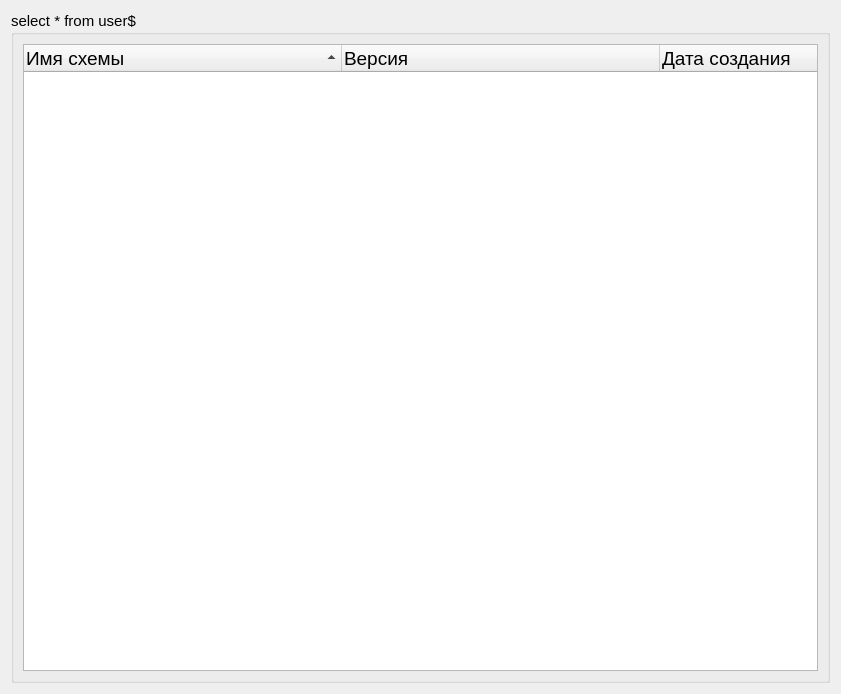
<?xml version="1.0" encoding="UTF-8"?>
<ui version="4.0">
 <class>DialogShemaList</class>
 <widget class="QDialog" name="DialogShemaList">
  <property name="windowModality">
   <enum>Qt::NonModal</enum>
  </property>
  <property name="geometry">
   <rect>
    <x>0</x>
    <y>0</y>
    <width>841</width>
    <height>694</height>
   </rect>
  </property>
  <property name="minimumSize">
   <size>
    <width>841</width>
    <height>694</height>
   </size>
  </property>
  <property name="font">
   <font>
    <pointsize>14</pointsize>
   </font>
  </property>
  <property name="windowTitle">
   <string notr="true">Список схем</string>
  </property>
  <property name="toolTip">
   <string notr="true"/>
  </property>
  <property name="statusTip">
   <string notr="true"/>
  </property>
  <property name="whatsThis">
   <string notr="true"/>
  </property>
  <property name="accessibleName">
   <string notr="true"/>
  </property>
  <property name="accessibleDescription">
   <string notr="true"/>
  </property>
  <layout class="QHBoxLayout" name="horizontalLayout_2">
   <item>
    <layout class="QGridLayout" name="gridLayoutShemaList">
     <item row="0" column="0">
      <widget class="QGroupBox" name="groupBoxShemaList">
       <property name="font">
        <font>
         <pointsize>11</pointsize>
        </font>
       </property>
       <property name="toolTip">
        <string notr="true"/>
       </property>
       <property name="statusTip">
        <string notr="true"/>
       </property>
       <property name="whatsThis">
        <string notr="true"/>
       </property>
       <property name="accessibleName">
        <string notr="true"/>
       </property>
       <property name="accessibleDescription">
        <string notr="true"/>
       </property>
       <property name="title">
        <string notr="true">select * from user$ </string>
       </property>
       <layout class="QVBoxLayout" name="verticalLayout_2">
        <item>
         <layout class="QHBoxLayout" name="horizontalLayoutShemaList">
          <item>
           <widget class="QTreeWidget" name="treeWidgetShemaList">
            <property name="font">
             <font>
              <pointsize>14</pointsize>
              <weight>50</weight>
              <italic>false</italic>
              <bold>false</bold>
             </font>
            </property>
            <property name="alternatingRowColors">
             <bool>true</bool>
            </property>
            <property name="sortingEnabled">
             <bool>true</bool>
            </property>
            <property name="animated">
             <bool>false</bool>
            </property>
            <property name="allColumnsShowFocus">
             <bool>false</bool>
            </property>
            <attribute name="headerCascadingSectionResizes">
             <bool>true</bool>
            </attribute>
            <attribute name="headerDefaultSectionSize">
             <number>318</number>
            </attribute>
            <attribute name="headerHighlightSections">
             <bool>false</bool>
            </attribute>
            <attribute name="headerMinimumSectionSize">
             <number>60</number>
            </attribute>
            <attribute name="headerStretchLastSection">
             <bool>true</bool>
            </attribute>
            <column>
             <property name="text">
              <string notr="true">Имя схемы</string>
             </property>
             <property name="toolTip">
              <string notr="true"/>
             </property>
             <property name="statusTip">
              <string notr="true"/>
             </property>
             <property name="whatsThis">
              <string notr="true"/>
             </property>
            </column>
            <column>
             <property name="text">
              <string notr="true">Версия</string>
             </property>
             <property name="toolTip">
              <string notr="true"/>
             </property>
             <property name="statusTip">
              <string notr="true"/>
             </property>
             <property name="whatsThis">
              <string notr="true"/>
             </property>
            </column>
            <column>
             <property name="text">
              <string notr="true">Дата создания</string>
             </property>
             <property name="toolTip">
              <string notr="true"/>
             </property>
             <property name="statusTip">
              <string notr="true"/>
             </property>
             <property name="whatsThis">
              <string notr="true"/>
             </property>
            </column>
           </widget>
          </item>
         </layout>
        </item>
       </layout>
      </widget>
     </item>
    </layout>
   </item>
  </layout>
 </widget>
 <resources/>
 <connections/>
</ui>
